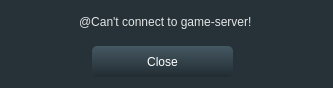
<?xml version="1.0" encoding="UTF-8"?>
<ui version="4.0">
 <class>DialogServerNotAvailableUi</class>
 <widget class="QDialog" name="DialogServerNotAvailableUi">
  <property name="geometry">
   <rect>
    <x>0</x>
    <y>0</y>
    <width>333</width>
    <height>88</height>
   </rect>
  </property>
  <property name="windowTitle">
   <string/>
  </property>
  <property name="styleSheet">
   <string notr="true">QDialog {
 background-color: rgb(38, 50, 56);
}</string>
  </property>
  <widget class="QPushButton" name="bttn_close">
   <property name="geometry">
    <rect>
     <x>92</x>
     <y>46</y>
     <width>141</width>
     <height>31</height>
    </rect>
   </property>
   <property name="styleSheet">
    <string notr="true">QPushButton
{
 color: white;
 background-color: qlineargradient(spread:pad, x1:0, y1:1, x2:0, y2:0, stop:0 rgba(34, 43, 49, 255), stop:1 rgba(69, 89, 99, 255));
 border-radius: 5px;
}

QPushButton:hover{
 background-color: qlineargradient(spread:pad, x1:0, y1:1, x2:0, y2:0, stop:0 rgba(34, 48, 53, 255), stop:1 rgba(62, 90, 105, 255));
}

QPushButton:pressed {
 background-color: qlineargradient(spread:pad, x1:0, y1:0, x2:0, y2:1, stop:0 rgba(23, 31, 35, 255), stop:1 rgba(44, 62, 68, 255));
}
</string>
   </property>
   <property name="text">
    <string>Close</string>
   </property>
  </widget>
  <widget class="QWidget" name="horizontalLayoutWidget">
   <property name="geometry">
    <rect>
     <x>0</x>
     <y>6</y>
     <width>331</width>
     <height>31</height>
    </rect>
   </property>
   <layout class="QHBoxLayout" name="horizontalLayout">
    <item>
     <spacer name="horizontalSpacer">
      <property name="orientation">
       <enum>Qt::Horizontal</enum>
      </property>
      <property name="sizeHint" stdset="0">
       <size>
        <width>40</width>
        <height>20</height>
       </size>
      </property>
     </spacer>
    </item>
    <item>
     <widget class="QLabel" name="label">
      <property name="styleSheet">
       <string notr="true">QLabel 
{
 font: 500 14px &quot;Open Sans&quot;;
 color: rgba(230, 232, 233, 252);
}</string>
      </property>
      <property name="text">
       <string>@Can't connect to game-server!</string>
      </property>
     </widget>
    </item>
    <item>
     <spacer name="horizontalSpacer_2">
      <property name="orientation">
       <enum>Qt::Horizontal</enum>
      </property>
      <property name="sizeHint" stdset="0">
       <size>
        <width>40</width>
        <height>20</height>
       </size>
      </property>
     </spacer>
    </item>
   </layout>
  </widget>
 </widget>
 <resources/>
 <connections/>
</ui>
